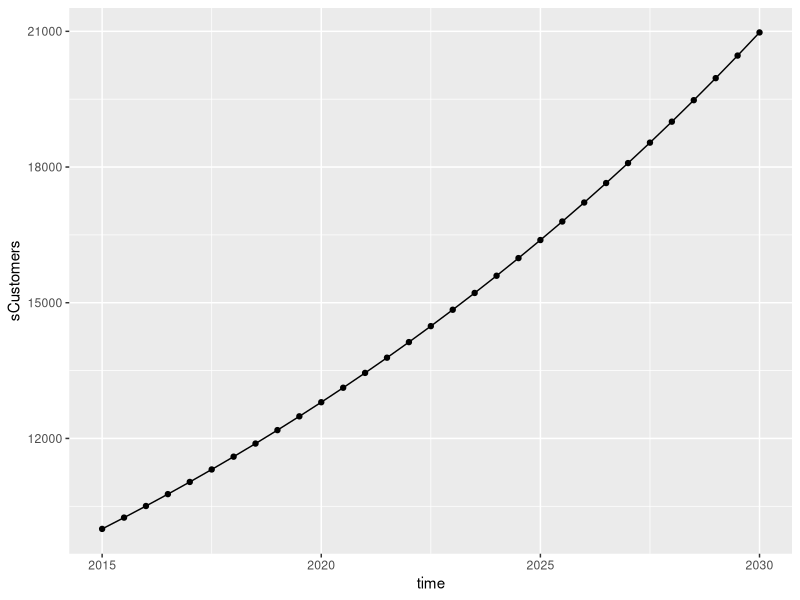

Generate this figure with R:
library(deSolve)
library(ggplot2)
library(scales)

# Setup simulation times and time step
START<-2015; FINISH<-2030; STEP<-0.5

# Create time vector
simtime <- seq(START, FINISH, by=STEP)

# Create stock and auxs
stocks  <- c(sCustomers=10000)
auxs    <- c(aGrowthFraction=0.08, aDeclineFraction=0.03)


# Model function
model <- function(time, stocks, auxs){
  with(as.list(c(stocks, auxs)),{
    
    fRecruits<-sCustomers*aGrowthFraction
    
    fLosses<-sCustomers*aDeclineFraction
    
    dC_dt <- fRecruits - fLosses
    
    ans<-list(c(dC_dt),
              Recruits=fRecruits, Losses=fLosses,NetFlow=dC_dt,
              GF=aGrowthFraction,DF=aDeclineFraction)
    
    return (ans)   
  })
}


# Run simulation
o<-data.frame(ode(y=stocks, times=simtime, func = model, 
                  parms=auxs, method='euler'))

qplot(x=time,y=sCustomers,data=o) + geom_line()


# Plots and output
p1<-ggplot()+
  geom_line(data=o,aes(time,o$sCustomers,color="red"))+
  scale_y_continuous(labels = comma)+
  ylab("Customers")+
  xlab("Year") +
  theme(legend.position="none")

p2<-ggplot()+
  geom_line(data=o,aes(time,o$Losses,color="Losses"))+
  geom_line(data=o,aes(time,o$Recruits,color="Recruits"))+
  scale_y_continuous(labels = comma)+
  ylab("Flows")+
  xlab("Year") +
  labs(color="")+
  theme(legend.position="top")
